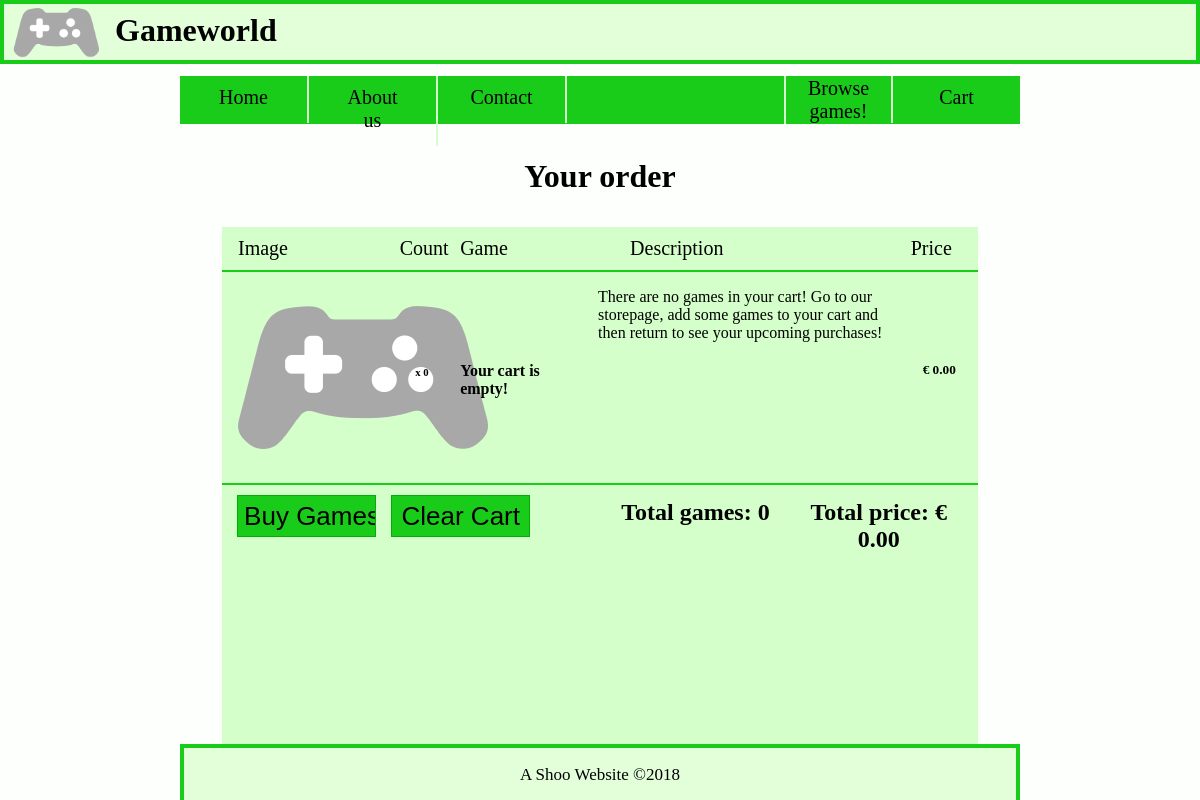
The page /purchase.php on the database its author committed.
### tables this page shows
CREATE TABLE `game` (
  `gameId` int(11) NOT NULL,
  `gameName` varchar(50) NOT NULL,
  `gamePrice` decimal(5,2) NOT NULL,
  `platform` int(11) NOT NULL,
  `gameImage` varchar(50) NOT NULL,
  `gameDescription` text NOT NULL
);

### purchase.php (the view, shortened to what this page needs)
<?php
    include "php\\database.php";
?>
<!DOCTYPE <!DOCTYPE html>
<html>
    <head>
        <link rel="stylesheet" type="text/css" href="css/style.css" />
    </head>
    <body>
        <?php include "php\header.php"; ?>
        <div class="main-container">
            <?php include "php\\nav.php"; ?>
        </div>
        <div class="container-backdrop">
            <h1>Your order</h1>
            <div class="order-table">
                <div id="table-head">
                    <div id="table-head-image">
                        <p>Image</p>
                    </div>
                    <div id="table-head-count">
                        <p>Count</p>
                    </div>
                    <div id="table-head-game">
                        <p>Game</p>
                    </div>
                    <div id="table-head-des">
                        <p>Description</p>
                    </div>
                    <div id="table-head-price">
                        <p>Price</p>
                    </div>
                </div>
                <div class="clearFix clearDiv-border"></div>
                <?php
                    if(isset($conn)) {
                        $totalPrice = 0;
                        $totalGames = 0;
                        $sql = "SELECT gameName, gameDescription, gamePrice, gameImage, gameId FROM game WHERE (" . $_SESSION["games"] . ")";
                        $result = $conn->query($sql);
                        if ($result->num_rows > 0) {
                            while($row = $result->fetch_assoc()) {
                                echo "<div class=\"product-order\">";
                                echo    "<div class=\"product-order-imageDiv\">";
                                echo        "<img class=\"product-order-image\" src=\"images\\thumbnails\\$row[gameImage]\">";
                                echo    "</div>";
                                echo    "<div class=\"product-order-countDiv\">";
                                if ($row["gameId"] != 0) {
                                    echo    "<h6>";
                                    $gameIdEx = "total" . $row["gameId"];
                                    $totalPrice = $totalPrice + ($row["gamePrice"] * $_SESSION["$gameIdEx"]);
                                    $totalGames = $totalGames + $_SESSION["$gameIdEx"];
                                    echo        "x " . $_SESSION["$gameIdEx"];
                                    echo    "</h6>";
                                }
                                else {
                                    echo    "<h6>";
                                    $totalPrice = $totalPrice + $row["gamePrice"];
                                    echo        "x 0";
                                    echo    "</h6>";
                                }
                                echo    "</div>";
                                echo    "<h4>$row[gameName]</h4>";
                                echo    "<p>$row[gameDescription]</p>";
                                echo    "<h5>€ $row[gamePrice]</h5>";
                                echo "</div>";
                                echo "<div class=\"clearFix clearDiv-border\"></div>";
                            }
                        }
                    } ?>
                <div id="order-footer">
                        <form  action="" method="post" id="removeItems-form">
                            <div id="order-footer-buyButtonDiv">
                                <input type="submit" name="orderItems" value="Buy Games!" id="order-footer-buyButton"/>
                            </div>
                            <div class="clearSide2pc"></div>
                            <div id="order-footer-clearButtonDiv">
                                <input type="submit" name="removeItems" value="Clear Cart" id="order-footer-clearButton"/>
                            </div>
                        </form>
                    <div class="clearSide10pc"></div>
                    <h2>
                        Total games:
                        <?php
                            echo $totalGames;
                        ?>
                    </h2>
                    <h2>
                        Total price:
                        <?php
                            $totalPrice = number_format($totalPrice, 2);
                            echo "€ " . $totalPrice;
                        ?>
                    </h2>
                </div>
            </div>
        </div>
        <?php include "php\\footer.php"; ?>
    </body>
</html>

### css/style.css (style rules this page uses)
body { background-color: rgb(252, 255, 252); margin: 0px; background-image: url('../images/background-image.png'); background-size: 100%, 100%; font-family: verdana; font-size: 16px; }
.main-container { margin-top: 12px; margin-left: 15%; margin-right: 15%; }
.clearFix { clear: both; }
.container-backdrop { overflow: hidden; position: relative; width: 70%; margin-left: 15%; margin-right: 15%; padding-bottom: 32px; height: 77%; background-color: rgb(252, 255, 252); }
.container-backdrop h1 { margin: 0 auto; text-align: center; padding-top: 12px; }
.container-backdrop p { font-size: 20px; }
.order-table { margin-top: 32px; margin-left: 5%; margin-right: 5%; background-color: rgb(213, 255, 202); width: 90%; overflow: auto; height: 85%; text-align: left; }
.order-table p { margin-top: 10px; margin-bottom: 10px; }
.clearDiv-border { border-bottom: 2px solid rgb(26, 204, 26); }
#table-head { width: 100%; }
#table-head-game { float: left; width: 18.25%; }
#table-head-image { float: left; width: 23.5%; }
#table-head-image p { padding-left: 16px; }
#table-head-count { float: left; width: 8%; }
#table-head-count p { text-align: center; padding-right: 16px; }
#table-head-des { float: left; width: 40%; }
#table-head-des p { padding-left: 32px; }
#table-head-price { float: left; width: 10.25%; }
#table-head-price p { text-align: center; padding-right: 16px; }
.product-order { overflow: hidden; height: 211px; }
.product-order-imageDiv { float: left; width: 23.5%; height: 211px; }
.product-order-image { width: 250px; height: 179px; float: left; padding-top: 16px; padding-left: 16px; }
.product-order-countDiv { width: 8%; float: left; }
.product-order h6 { margin-top: 94px; text-align: center; padding-right: 16px; }
.product-order p { font-size: 16px; float: left; text-align: left; width: 40%; margin-top: 16px; margin-left: 1%; }
.product-order h4 { width: 17.25%; float: left; text-align: left; margin-top: 90px; }
.product-order h5 { margin-top: 90px; float: left; width: 10.25%; text-align: center; }
#order-footer { width: 97%; height: 48px; padding-left: 2%; margin-right: 1%; margin-top: -22px; }
#order-footer-buyButtonDiv { float: left; width: 19%; margin-top: 16px; }
#order-footer-buyButton { height: 42px; width: 100%; color: black; font-size: 26px; background-color: rgb(26, 204, 26); border: 1px solid rgb(6, 173, 6); }
.clearSide2pc { width: 2%; height: 100%; float: left; }
.clearSide10pc { width: 10%; height: 100%; float: left; }
#order-footer-clearButtonDiv { float: left; width: 19%; margin-top: 16px; }
#order-footer-clearButton { height: 42px; width: 100%; color: black; font-size: 26px; background-color: rgb(26, 204, 26); border: 1px solid rgb(6, 173, 6); }
#order-footer h2 { float: left; width: 25%; text-align: center; }

### rows shown on the page
game: gameImage (picture), shows "x 0", gameName "Your cart is empty!", gameDescription "There are no games in your cart! Go to our storepage, add some games to your cart and then return to see your upcoming purchases!", gamePrice "0.00"

### other values the page prints
$totalGames "0"
$totalPrice "0.00"
